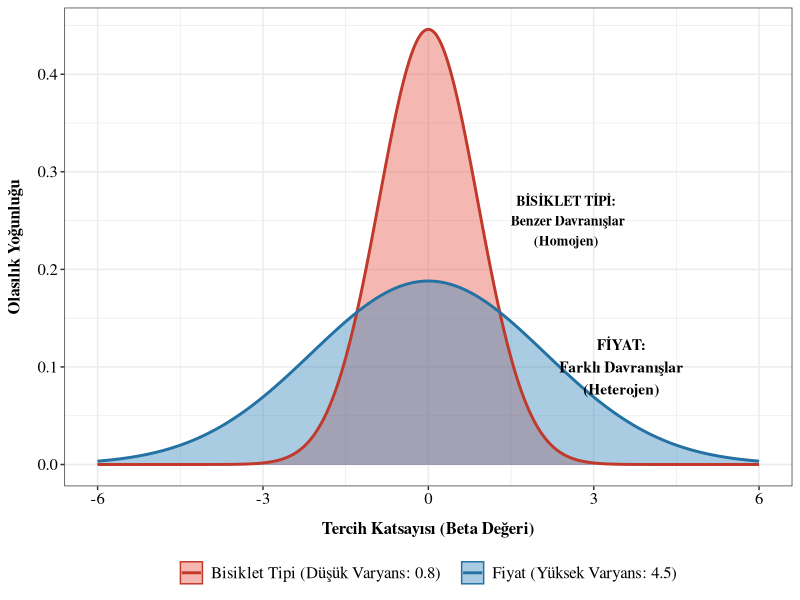

Generate this figure with R:
library(ggplot2)

# --- VERİ HAZIRLIĞI (Önceki kodun aynısı) ---
x_ekseni <- seq(-6, 6, length.out = 1000)
var_fiyat <- 4.5
var_tip   <- 0.8
sd_fiyat <- sqrt(var_fiyat)
sd_tip   <- sqrt(var_tip)
y_fiyat <- dnorm(x_ekseni, mean = 0, sd = sd_fiyat)
y_tip   <- dnorm(x_ekseni, mean = 0, sd = sd_tip)

df_varyans <- data.frame(
  Tercih_Skoru = rep(x_ekseni, 2),
  Yogunluk = c(y_fiyat, y_tip),
  Nitelik = factor(rep(c("Fiyat (Yüksek Varyans: 4.5)", 
                         "Bisiklet Tipi (Düşük Varyans: 0.8)   "), 
                       each = 1000))
)

# --- GRAFİK ÇİZİMİ (GÜNCELLENMİŞ TASARIM) ---
ggplot(df_varyans, aes(x = Tercih_Skoru, y = Yogunluk, fill = Nitelik, color = Nitelik)) +
  geom_area(alpha = 0.4, position = "identity") +
  geom_line(size = 1) +
  
  scale_fill_manual(values = c("#E74C3C", "#2980B9")) +
  scale_color_manual(values = c("#C0392B", "#2471A3")) +
  
  # Akademik görünüm için 'theme_bw' daha uygundur (Siyah çerçeve)
  theme_bw() + 
  
  labs(x = "Tercih Katsayısı (Beta Değeri)",
       y = "Olasılık Yoğunluğu") +
  
  # Görsel Üzerine Notlar Ekleyelim (Annotation)
  annotate("text", x = 3.5, y = 0.1, label = "FİYAT:\nFarklı Davranışlar\n(Heterojen)", 
           color = "black", fontface = "bold",family = "serif") +
  annotate("text", x = 2.5, y = 0.25, label = "BİSİKLET TİPİ:\n Benzer Davranışlar\n(Homojen)", 
           color = "black", fontface = "bold", size = 3.5,family = "serif") +
  
  # --- FONT VE BOYUT AYARLARI BURADA ---
  theme(
    # 1. Tüm yazıları Times New Roman yap (R'da karşılığı "serif"tir)
    text = element_text(family = "serif"),
    
    # 2. Başlık Ayarları
    plot.title = element_text(size = 12, face = "bold", hjust = 0.5),
    plot.subtitle = element_text(size = 12, hjust = 0.5),
    
    # 3. X ve Y Eksen BAŞLIKLARI (Büyük ve Kalın)
    axis.title.x = element_text(size = 12, face = "bold", margin = margin(t = 10)),
    axis.title.y = element_text(size = 12, face = "bold", margin = margin(r = 10)),
    
    # 4. X ve Y Eksen SAYILARI (Okunabilir Boyut)
    axis.text.x = element_text(size = 12, color = "black"),
    axis.text.y = element_text(size = 12, color = "black"),
    
    # 5. Lejand (Açıklama Kutusu)
    legend.position = "bottom",
    legend.title = element_blank(),
    legend.text = element_text(size = 12)
  )